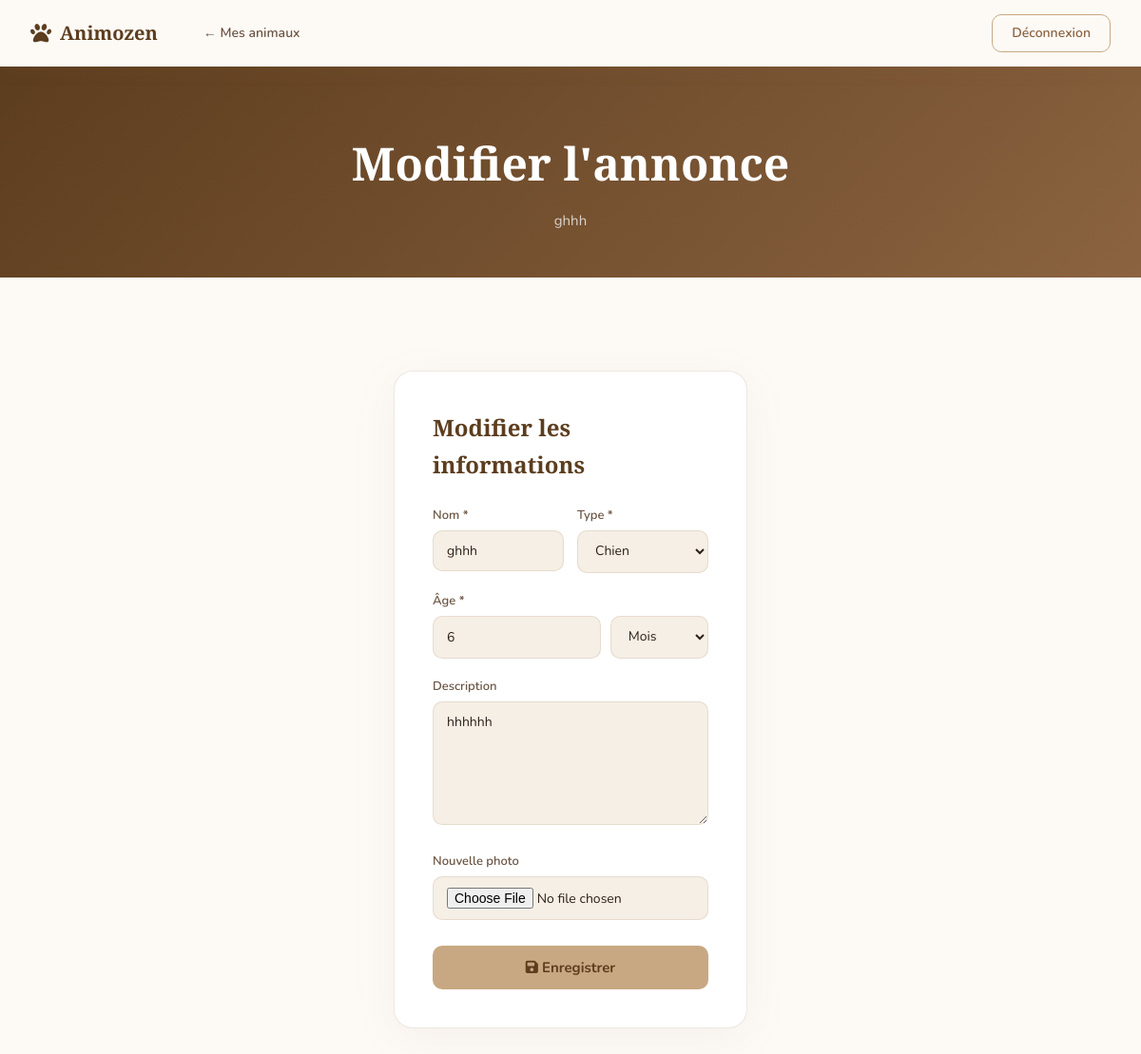
Page /modifier.php?id=19 (signed in) on the earlier database version.
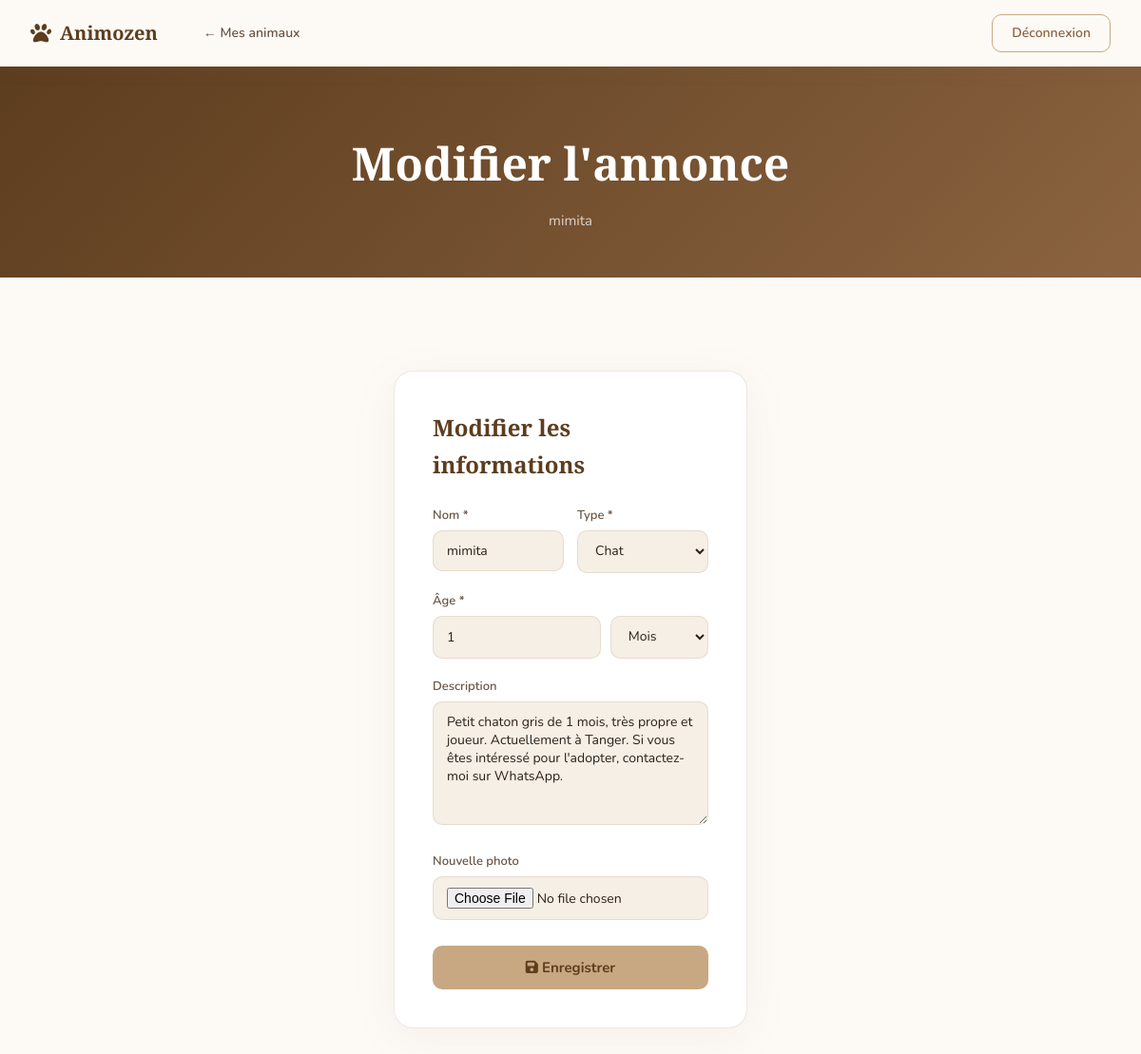
Same page on the later database version.
### tables this page shows
CREATE TABLE `animaux` (
  `id` int(11) NOT NULL,
  `nom` varchar(100) DEFAULT NULL,
  `type` varchar(50) DEFAULT NULL,
  `age` int(11) DEFAULT NULL,
  `image` varchar(255) DEFAULT NULL,
  `description` text DEFAULT NULL,
  `id_utilisateur` int(11) DEFAULT NULL,
  `age_unite` varchar(10) DEFAULT 'ans'
);

### modifier.php (the view, shortened to what this page needs)
<?php
require_once 'config.php';
$id = intval($_GET['id'] ?? 0);
$stmt = $pdo->prepare("SELECT * FROM animaux WHERE id=? AND id_utilisateur=?");
$stmt->execute([$id, $_SESSION['user_id']]);
$animal = $stmt->fetch();
?>
<!DOCTYPE html>
<html lang="fr">
<head>
<link rel="stylesheet" href="https://cdnjs.cloudflare.com/ajax/libs/font-awesome/6.5.1/css/all.min.css"/>
<link rel="stylesheet" href="style.css"/>
</head>
<body>
<nav class="navbar scrolled">
  <div class="nav-container">
    <a href="index.php" class="nav-logo"><i class="fa-solid fa-paw"></i><span>Animozen</span></a>
    <ul class="nav-links"><li><a href="mes_animaux.php">← Mes animaux</a></li></ul>
    <div class="nav-auth"><a href="logout.php" class="btn-nav">Déconnexion</a></div>
  </div>
</nav>
<div class="page-top">
  <div class="page-header"><h1>Modifier l'annonce</h1><p><?= htmlspecialchars($animal['nom']) ?></p></div>
  <div class="form-wrap">
    <div class="form-card">
      <h2>Modifier les informations</h2>
      <form method="POST" enctype="multipart/form-data">
        <div class="form-row">
          <div class="form-group"><label class="form-label">Nom *</label><input type="text" name="nom" class="form-input" value="<?= htmlspecialchars($animal['nom']) ?>" required/></div>
          <div class="form-group">
            <label class="form-label">Type *</label>
            <select name="type" class="form-select" required>
              <?php foreach(['Chien','Chat','Oiseau','Autre'] as $t): ?>
                <option value="<?= $t ?>" <?= $animal['type']===$t?'selected':'' ?>><?= $t ?></option>
              <?php endforeach; ?>
            </select>
          </div>
        </div>
        <div class="form-group">
  <label class="form-label">Âge *</label>
  <div style="display:flex;gap:10px;">
    <input type="number" name="age_valeur" class="form-input"
           value="<?= intval($animal['age']) ?>"
           placeholder="Ex: 3" min="0" required style="flex:2;"/>
    <select name="age_unite" class="form-input" style="flex:1;">
      <option value="mois" <?= ($animal['age_unite'] ?? 'ans') === 'mois' ? 'selected' : '' ?>>Mois</option>
    </select>
  </div>
</div>        <div class="form-group"><label class="form-label">Description</label><textarea name="description" class="form-textarea"><?= htmlspecialchars($animal['description'] ?? '') ?></textarea></div>
        <div class="form-group"><label class="form-label">Nouvelle photo</label><input type="file" name="image" class="form-input" accept="image/*"/></div>
        <button type="submit" class="btn-submit"><i class="fa-solid fa-floppy-disk"></i> Enregistrer</button>
      </form>
    </div>
  </div>
</div>
</body>
</html>

Differences in the rows shown:
changed animaux "Mois": nom "ghhh" → "mimita"; type "Chien" → "Chat"; age_valeur "6" → "1"; description "hhhhhh" → "Petit chaton gris de 1 mois, très propre et joueur. Actuellement à Tanger. Si vous êtes intéressé pour l'adopter, contactez-moi sur WhatsApp."
